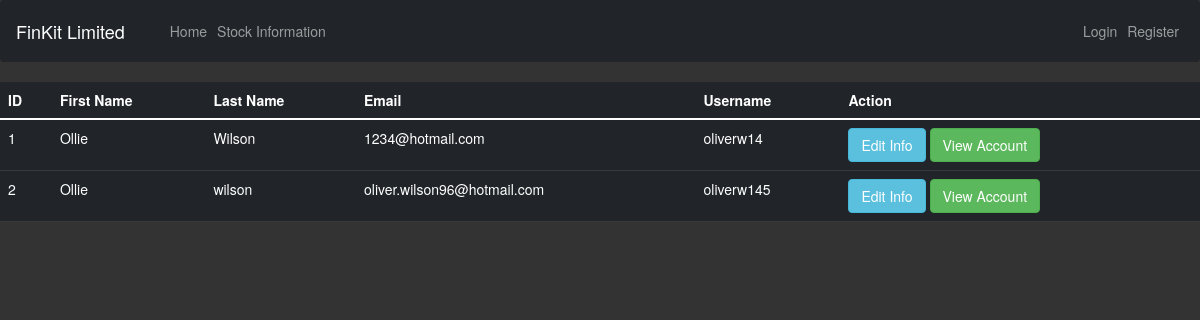
/admin, run on an earlier commit of the app's database.
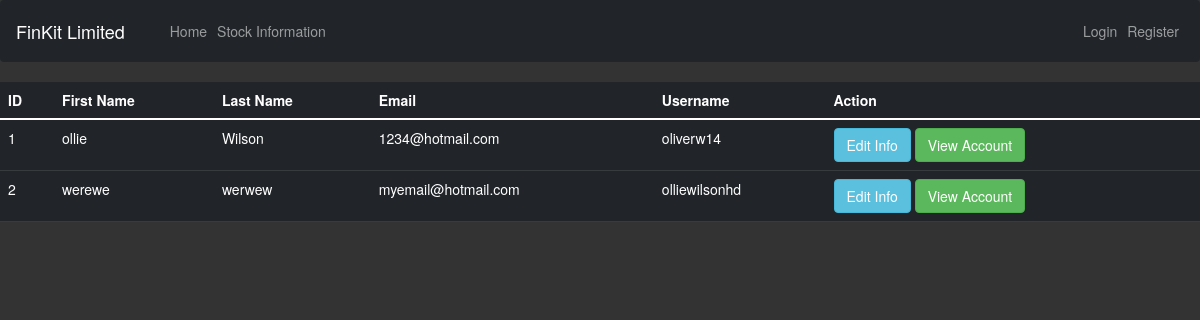
And on a later commit of the database.
### FinKit/models.py (models this page shows, shortened)
class User(db.Model, UserMixin):
    id = db.Column(db.Integer(), primary_key=True)
    Username = db.Column(db.String(length=30), nullable=False, unique=True)
    FirstName = db.Column(db.String(length=30), nullable=False)
    LastName = db.Column(db.String(length=30), nullable=False)
    Email = db.Column(db.String(length=50), nullable=False, unique=True)
    Password_hash = db.Column(db.String(60), nullable=False)
    @property
    def password(self):
        return self.password

### FinKit/routes.py (the view)
@app.route('/admin')
def admin_page():
    users = User.query.all()
    return render_template('accountInfo.html', Users=users )

### FinKit/templates/accountInfo.html (shortened to what this page needs)
{% extends 'base.html' %}
{% block content %}
      <table class="table table-hover table-dark">
        <thead>
            <tr>
                <th scope="col">ID</th>
                <th scope="col">First Name</th>
                <th scope="col">Last Name</th>
                <th scope="col">Email</th>
                <th scope="col">Username</th>
                <th scope="col">Action</th>
            </tr>
        </thead>
        <tbody>
            {% for user in Users %}
                <tr>
                    <td>{{ user.id }}</td>
                    <td>{{ user.FirstName }}</td>
                    <td>{{ user.LastName }}</td>
                    <td>{{ user.Email }}</td>
                    <td>{{ user.Username }}</td>
                    <td>
                        <button class="btn btn-outline btn-info">Edit Info</button>
                        <button class="btn btn-outline btn-success">View Account</button>
                    </td>
                </tr>
            {% endfor %}
        </tbody>
    </table>
{% endblock %}

### FinKit/templates/base.html (shortened to what this page needs)
<!doctype html>
<html lang="en">
  <head>
    <link href="https://cdn.jsdelivr.net/npm/bootstrap@5.0.2/dist/css/bootstrap.min.css" rel="stylesheet">
  </head>
  <body>
    <nav class="navbar navbar-expand-md navbar-dark bg-dark">
      <a class="navbar-brand" href="#">FinKit Limited</a>
      <div class="collapse navbar-collapse" id="navbarNav">
        <ul class="navbar-nav mr-auto">
            <li class="nav-item active">
                <a class="nav-link" href="{{ url_for('home_page') }}">Home <span class="sr-only">(current)</span></a>
            </li>
            <li class="nav-item">
                <a class="nav-link" href="{{ url_for('stock_page') }}">Stock Information</a>
            </li>
        </ul>
        {% if current_user.is_authenticated %}
        <ul class="navbar-nav">
          <li class="nav-item">
              <a class="nav-link">{{ current_user.Username }}</a>
          </li>
          <li class="nav-item">
            <a class="nav-link" href="{{ url_for('logout_page') }}">Logout</a>
          </li>
        </ul>
        {% else %}
        <ul class="navbar-nav float-lg-end">
          <li class="nav-item">
              <a class="nav-link" href="{{ url_for('login_page') }}">Login</a>
          </li>
          <li class="nav-item">
              <a class="nav-link" href="{{ url_for('register_page') }}">Register</a>
          </li>
      </ul>
        {% endif %}
      </div>
    </nav>
      {% block content %}
      {% endblock %}
    <link rel="stylesheet" href="https://maxcdn.bootstrapcdn.com/bootstrap/3.4.1/css/bootstrap.min.css">
  </body>
</html>

### FinKit/templates/base.html (style rules this page uses)
body { background-color: #333333; color: white; }

What changed in the data, as far as the page shows it:
changed User "Wilson": FirstName "Ollie" → "ollie"
changed User id 2: FirstName "Ollie" → "werewe"; LastName "wilson" → "werwew"; Email "oliver.wilson96@hotmail.com" → "myemail@hotmail.com"; Username "oliverw145" → "olliewilsonhd"
